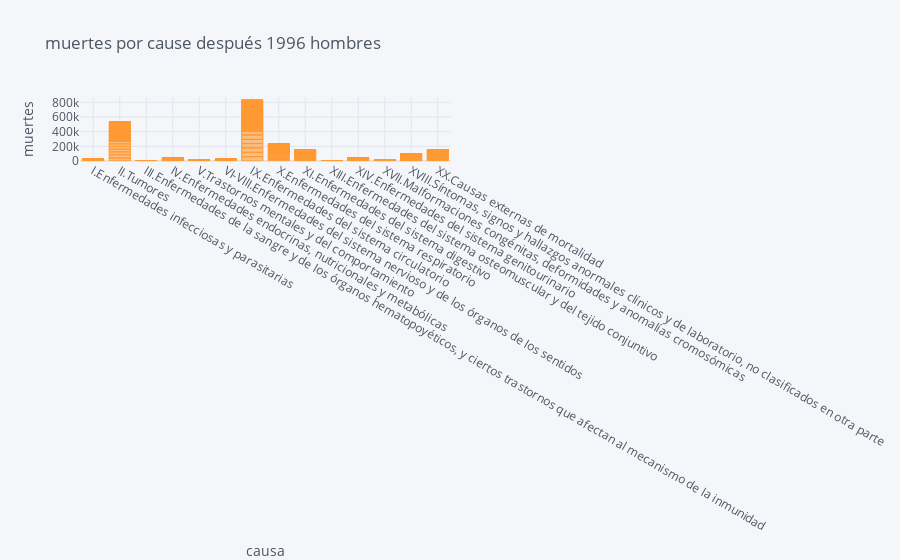

Here is the notebook cell this chart was saved with:
### Code cell
death_l20y_Hombres.iplot(kind='bar',
                  x='cause_name',
               y = 'Total',
                  xTitle='causa',
                  yTitle='muertes',
                  title='muertes por cause después 1996 hombres')

### Figure 1 — Plotly figure (JSON) as saved in the notebook; plotly's stock layout.template omitted (floating-point values rounded to 4 significant figures; data arrays with more than 128 entries replaced by an {"elided": "..."} marker saying what was removed)
{"data": [{"marker": {"color": "rgba(255, 153, 51, 0.6)", "line": {"color": "rgba(255, 153, 51, 1.0)", "width": 1}}, "name": "Total", "orientation": "v", "text": "", "type": "bar", "x": {"elided": "2156 str values"}, "y": {"elided": "2156 int values"}}], "layout": {"legend": {"bgcolor": "#F5F6F9", "font": {"color": "#4D5663"}}, "paper_bgcolor": "#F5F6F9", "plot_bgcolor": "#F5F6F9", "title": {"font": {"color": "#4D5663"}, "text": "muertes por cause después 1996 hombres"}, "xaxis": {"gridcolor": "#E1E5ED", "showgrid": true, "tickfont": {"color": "#4D5663"}, "title": {"font": {"color": "#4D5663"}, "text": "causa"}, "zerolinecolor": "#E1E5ED"}, "yaxis": {"gridcolor": "#E1E5ED", "showgrid": true, "tickfont": {"color": "#4D5663"}, "title": {"font": {"color": "#4D5663"}, "text": "muertes"}, "zerolinecolor": "#E1E5ED"}}}
